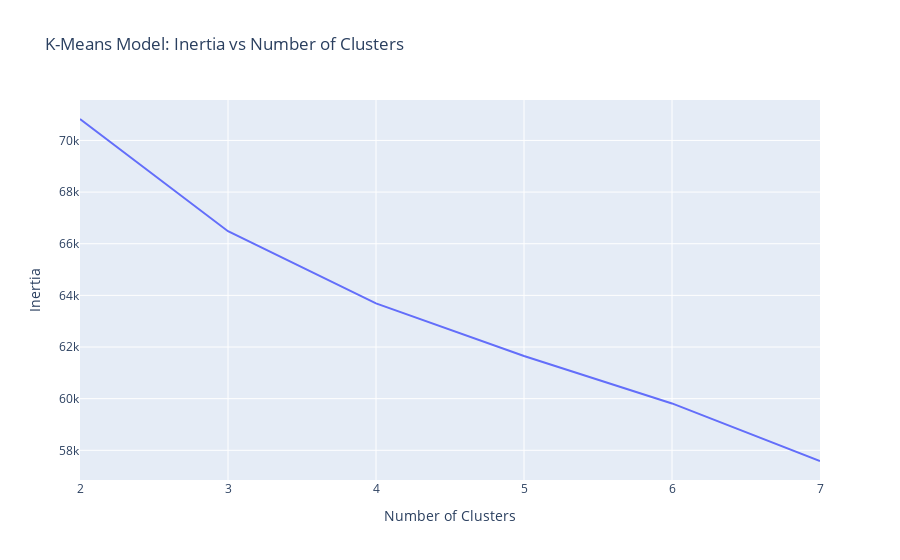

The code cell stored with this chart in its notebook:
### Code cell
import plotly.express as px
# Create line plot of `inertia_errors` vs `n_clusters`
fig = px.line(
    x=n_clusters,
    y=inertia_errors,
    title="K-Means Model: Inertia vs Number of Clusters"
)
fig.update_layout(xaxis_title="Number of Clusters", yaxis_title="Inertia")
fig.show()

### Figure 1 — Plotly figure (JSON) as saved in the notebook; plotly's stock layout.template omitted (floating-point values rounded to 4 significant figures)
{"data": [{"hovertemplate": "x=%{x}<br>y=%{y}<extra></extra>", "legendgroup": "", "line": {"color": "#636efa", "dash": "solid"}, "marker": {"symbol": "circle"}, "mode": "lines", "name": "", "orientation": "v", "showlegend": false, "type": "scatter", "x": [2, 3, 4, 5, 6, 7], "xaxis": "x", "y": [70830.0, 66480.0, 63690.0, 61650.0, 59820.0, 57590.0], "yaxis": "y"}], "layout": {"legend": {"tracegroupgap": 0}, "title": {"text": "K-Means Model: Inertia vs Number of Clusters"}, "xaxis": {"anchor": "y", "domain": [0, 1], "title": {"text": "Number of Clusters"}}, "yaxis": {"anchor": "x", "domain": [0, 1], "title": {"text": "Inertia"}}}}
